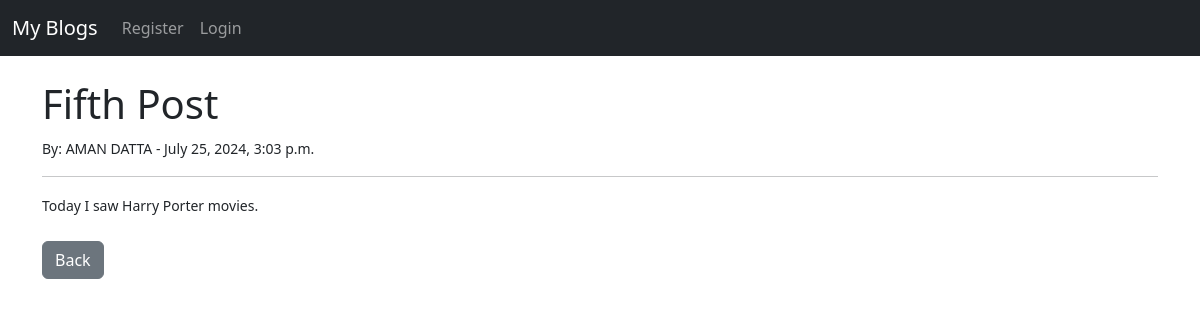
Screenshot of /article/4 with the database file from the repository.
### theblog/models.py (models this page shows, shortened)
class Post(models.Model):
    title = models.CharField(max_length=255)
    title_tag = models.CharField(max_length=255)
    author = models.ForeignKey(User, on_delete=models.CASCADE)
    body = models.TextField()
    publication_date = models.DateTimeField(auto_now_add=True)

### theblog/views.py (the view)
# urls.py: path('article/<int:pk>',ArticleDetailView.as_view(), name='article_details'),
class ArticleDetailView(DetailView):
    model = Post
    template_name = 'theblog/article_details.html'

### templates/theblog/article_details.html (shortened to what this page needs)
{% extends 'theblog/base.html' %}
{% block content %}
<h1>{{ post.title }}</h1>
<small>By: {{ post.author.first_name }} {{ post.author.last_name }} - {{ post.publication_date }}
<hr>
{{ post.body }}
<br>
<br>
<a type="button" class="btn btn-secondary" href="{% url 'home' %}">Back</a>
{% endblock %}

### rows the page displays
Post: title "Fifth Post", author.first_name "AMAN", author.last_name "DATTA", publication_date "July 25, 2024, 3:03 p.m.", body "Today I saw Harry Porter movies."
